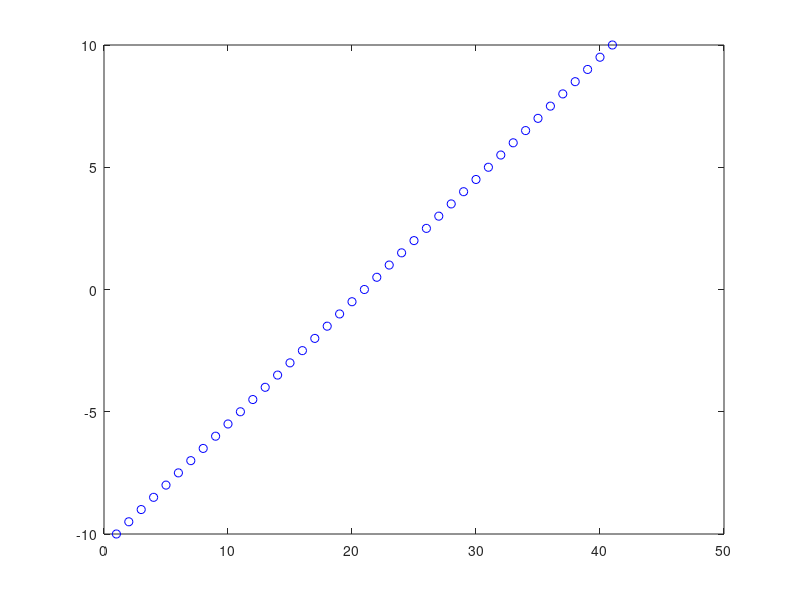

Here is the MATLAB script that generated this plot:
A = [-10:0.5:10];

% hold on;
plot(A, 'bo') % bo = blue dots, ro = red dots, ro- = red dashed lines
% plot (B);
% hold off;

